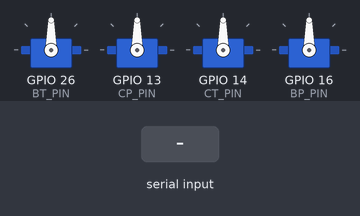
Simulated run of this sketch. Board: ESP32. Parts: 4 × servo. The inputs (shaded band) are chosen by the test bench. What the sketch prints to the serial monitor is not drawn.

Above: at 7.0 s.
7.1 s: "r" received over Serial
At 8.1 s:
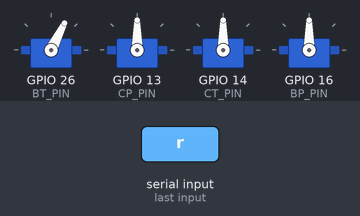
At 9.1 s:
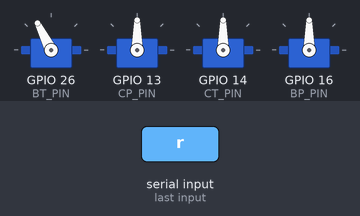
10.1 s: "R" received over Serial
Timing chart, 0 to 19.1 s (numbered marks = the images above; inputs shaded):
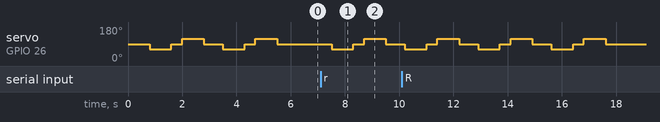

The sketch:

bt_smoke.ino
```cpp
/*
 * Smoke BT bàn chân trái D26 — lặp 2 vòng.
 * Serial: 'r' chạy lại.
 */

#include <ESP32Servo.h>

#define BT_PIN 26
#define CP_PIN 13
#define CT_PIN 14
#define BP_PIN 16

const int HOME_US = 1500;
const int LO_US = 1200;
const int HI_US = 1800;

Servo bt, cp, ct, bp;

static void holdOthers() {
  cp.writeMicroseconds(HOME_US);
  ct.writeMicroseconds(HOME_US);
  bp.writeMicroseconds(HOME_US);
}

static void sweepBt() {
  Serial.println("--- BT start (ban chan trai D26) ---");
  bt.writeMicroseconds(HOME_US);
  delay(400);
  bt.writeMicroseconds(LO_US);
  Serial.println("BT -> 1200 us");
  delay(800);
  bt.writeMicroseconds(HOME_US);
  delay(400);
  bt.writeMicroseconds(HI_US);
  Serial.println("BT -> 1800 us");
  delay(800);
  bt.writeMicroseconds(HOME_US);
  Serial.println("BT done");
}

void setup() {
  Serial.begin(115200);
  delay(400);

  bt.setPeriodHertz(50);
  cp.setPeriodHertz(50);
  ct.setPeriodHertz(50);
  bp.setPeriodHertz(50);
  bt.attach(BT_PIN, 500, 2500);
  cp.attach(CP_PIN, 500, 2500);
  ct.attach(CT_PIN, 500, 2500);
  bp.attach(BP_PIN, 500, 2500);

  holdOthers();
  Serial.println("=== BT SMOKE D26 ===");
  for (int i = 0; i < 2; i++) {
    Serial.printf("round %d\n", i + 1);
    sweepBt();
    delay(300);
  }
  Serial.println("ALL DONE — gui 'r' de chay lai");
}

void loop() {
  while (Serial.available()) {
    char c = Serial.read();
    if (c == 'r' || c == 'R') {
      holdOthers();
      for (int i = 0; i < 2; i++) {
        Serial.printf("round %d\n", i + 1);
        sweepBt();
        delay(300);
      }
      Serial.println("ALL DONE");
    }
  }
  delay(20);
}
```

Measured:
- after the input at 7.1 s, servo on GPIO 26 (BT_PIN): 90° → 63° after 0.41 s, → 90° 0.80 s later, → 117° 0.40 s later, → 90° 0.80 s later
